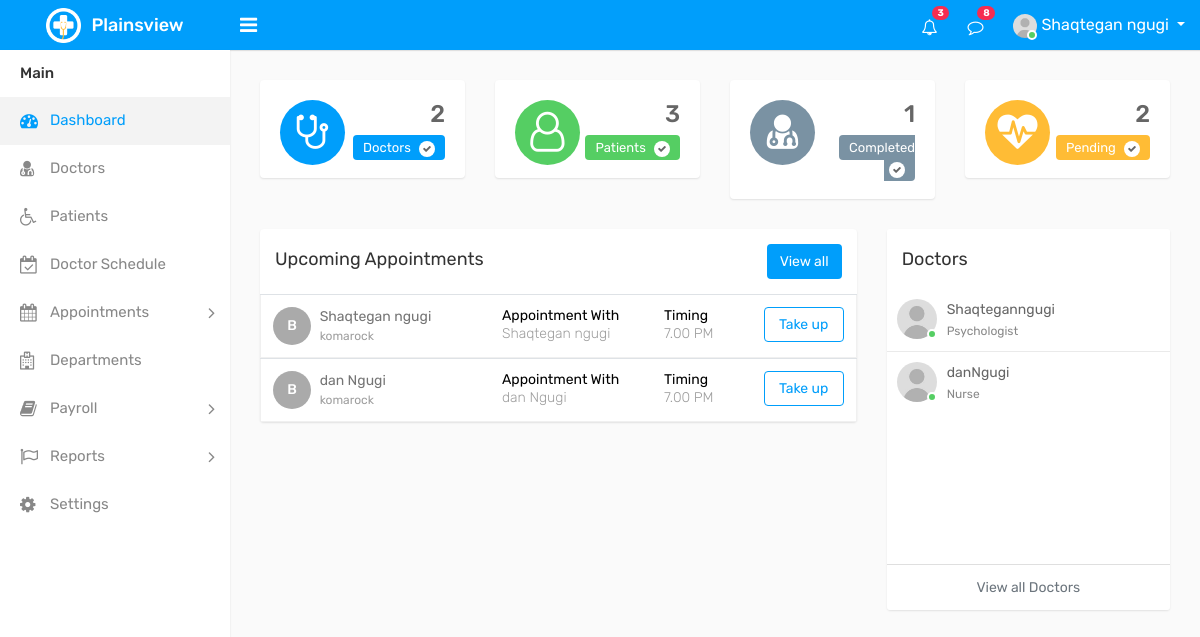
Screenshot of /doctor/index.php (signed in) with the database file from the repository.
### tables this page shows
CREATE TABLE `doctor` (
  `doctor_id` int(11) NOT NULL,
  `first_name` varchar(100) NOT NULL,
  `last_name` varchar(20) NOT NULL,
  `email` varchar(255) NOT NULL,
  `phone` varchar(20) NOT NULL,
  `specialization_id` int(11) DEFAULT NULL,
  `Status` enum('Active','Inactive') DEFAULT NULL,
  `password` varchar(255) NOT NULL,
  `address` varchar(255) NOT NULL,
  `image` varchar(255) DEFAULT NULL,
  `date_joined` timestamp NOT NULL DEFAULT current_timestamp() ON UPDATE current_timestamp(),
  `specialization` varchar(255) NOT NULL
);

CREATE TABLE `appointment` (
  `appointment_id` int(11) NOT NULL,
  `appointment_date` date NOT NULL,
  `appointment_time` time NOT NULL,
  `doctor_id` int(11) NOT NULL,
  `patient_id` int(11) NOT NULL,
  `email` varchar(20) NOT NULL,
  `phone_no` int(11) NOT NULL,
  `specialization` varchar(255) NOT NULL,
  `status` enum('pending','approved','cancelled') NOT NULL,
  `message` varchar(100) NOT NULL
);

CREATE TABLE `patients` (
  `patient_id` int(11) NOT NULL,
  `Address` varchar(100) NOT NULL,
  `date_of_birth` date NOT NULL,
  `email` varchar(255) NOT NULL,
  `first_name` varchar(255) NOT NULL,
  `last_name` varchar(20) NOT NULL,
  `image` varchar(255) NOT NULL,
  `password` varchar(255) NOT NULL,
  `gender` varchar(255) NOT NULL,
  `phone` varchar(100) NOT NULL
);

### doctor/index.php (the view, shortened to what this page needs)
<?php include('includes/dbconfig.php');
include('includes/dbconfig.php');
include('includes/header.php');
include('includes/sidebar.php');
?>
<div class="page-wrapper">
    <div class="content">
        <div class="row">
            <div class="col-md-6 col-sm-6 col-lg-6 col-xl-3">
                <div class="dash-widget">
                    <span class="dash-widget-bg1"><i class="fa fa-stethoscope" aria-hidden="true"></i></span>
                    <div class="dash-widget-info text-right">
                        <?php
                        $result = mysqli_query($conn, "SELECT count(*) as totalDoctors FROM doctor");
                        $data = mysqli_fetch_assoc($result);
                        ?>
                        <h3><?php echo $data['totalDoctors']; ?></h3>
                        <span class="widget-title1">Doctors <i class="fa fa-check" aria-hidden="true"></i></span>
                    </div>
                </div>
            </div>
            <div class="col-md-6 col-sm-6 col-lg-6 col-xl-3">
                <div class="dash-widget">
                    <span class="dash-widget-bg2"><i class="fa fa-user-o"></i></span>
                    <div class="dash-widget-info text-right">
                        <?php
                        $result = mysqli_query($conn, "SELECT count(*) as totalPatients FROM patients");
                        $data = mysqli_fetch_assoc($result);
                        ?>
                        <h3><?php echo $data['totalPatients']; ?></h3>
                        <span class="widget-title2">Patients <i class="fa fa-check" aria-hidden="true"></i></span>
                    </div>
                </div>
            </div>
            <div class="col-md-6 col-sm-6 col-lg-6 col-xl-3">
                <div class="dash-widget">
                    <span class="dash-widget-bg3"><i class="fa fa-user-md" aria-hidden="true"></i></span>
                    <div class="dash-widget-info text-right">
                        <?php $result = mysqli_query($conn, "SELECT COUNT(*) AS totalAttended FROM appointment WHERE status =
                        'Approved'");
                        $data = mysqli_fetch_assoc($result);
                        $totalAttended = $data['totalAttended'];
                        ?>
                        <h3><?php echo $totalAttended; ?></h3>
                        <span class="widget-title3">Completed<i class="fa fa-check" aria-hidden="true"></i></span>
                    </div>
                </div>
            </div>
            <div class="col-md-6 col-sm-6 col-lg-6 col-xl-3">
                <div class="dash-widget">
                    <span class="dash-widget-bg4"><i class="fa fa-heartbeat" aria-hidden="true"></i></span>
                    <div class="dash-widget-info text-right">
                        <?php $result = mysqli_query($conn, "SELECT COUNT(*) AS totalAttended FROM appointment WHERE status =
                        'pending'");
                        $data = mysqli_fetch_assoc($result);
                        $totalAttended = $data['totalAttended'];
                        ?>
                        <h3><?php echo $totalAttended; ?></h3>
                        <span class="widget-title4">Pending <i class="fa fa-check" aria-hidden="true"></i></span>
                    </div>
                </div>
            </div>
        </div>
        <div class="row">
            <div class="col-12 col-md-6 col-lg-8 col-xl-8">
                <div class="card">
                    <div class="card-header">
                        <h4 class="card-title d-inline-block">Upcoming Appointments</h4> <a href="appointments.html"
                            class="btn btn-primary float-right">View all</a>
                    </div>
                    <div class="card-body p-0">
                        <?php
                        $sql = "SELECT appointment.*, patients.first_name, patients.last_name,patients.Address,doctor.first_name,doctor.last_name
                        FROM appointment
                        INNER JOIN patients ON appointment.patient_id = patients.patient_id
                        INNER JOIN doctor ON appointment.doctor_id = doctor.doctor_id WHERE appointment.status='pending'
                       ";
                        $result = mysqli_query($conn, $sql);
                        while ($row = mysqli_fetch_assoc($result)) {
                        ?>
                        <div class="table-responsive">
                            <table class="table mb-0">
                                <tbody>
                                    <tr>
                                        <td style="min-width: 200px;">
                                            <a class="avatar" href="profile.html">B</a>
                                            <h2><a href="profile.html"><?php echo $row['first_name'] . ' ' . $row['last_name'] ?>
                                                    <span>
                                                        <?php echo $row['Address'] ?>
                                                    </span></a>
                                            </h2>
                                        </td>
                                        <td>
                                            <h5 class="time-title p-0">Appointment With</h5>
                                            <p>
                                                <?php echo $row['first_name'] . ' ' . $row['last_name'] ?>
                                            </p>
                                        </td>
                                        <td>
                                            <h5 class="time-title p-0">Timing</h5>
                                            <p>7.00 PM</p>
                                        </td>
                                        <td class="text-right">
                                            <a href="appointments.html" class="btn btn-outline-primary take-btn">Take
                                                up</a>
                                        </td>
                                        <?php } ?>
                                </tbody>
                            </table>
                        </div>
                    </div>
                </div>
            </div>
            <div class="col-12 col-md-6 col-lg-4 col-xl-4">
                <div class="card member-panel">
                    <div class="card-header bg-white">
                        <h4 class="card-title mb-0">Doctors</h4>
                    </div>
                    <div class="card-body">
                        <ul class="contact-list">
                            <?php
                            $sqlDoctorsList = "SELECT * FROM doctor LIMIT 5";
                            $resultDoctorsList = mysqli_query($conn, $sqlDoctorsList);
                            while ($row = mysqli_fetch_assoc($resultDoctorsList)) {
                            ?>
                            <li>
                                <div class="contact-cont">
                                    <div class="float-left user-img m-r-10">
                                        <a href="profile.html"
                                            title="<_?php echo $row['first_name'] .''. $row['last_name']; ?>">
                                            <img src="assets/img/user.jpg" alt="" class="w-40 rounded-circle">
                                            <span class="status online"></span>
                                        </a>
                                    </div>
                                    <div class="contact-info">
                                        <span class="contact-name text-ellipsis">
                                            <?php echo $row['first_name'] . '' .
                                                    $row['last_name']; ?>
                                        </span>
                                        <span class="contact-date"><?php echo $row['specialization']; ?></span>
                                    </div>
                                </div>
                            </li>
                            <?php } ?>
                        </ul>
                    </div>
                    <div class="card-footer text-center bg-white">
                        <a href="doctors.php" class="text-muted">View all Doctors</a>
                    </div>
                </div>
            </div>
        </div>
    </div>
</div>
</div>
</div>
</body>
</html>

### doctor/includes/header.php (shortened to what this page needs)
<?php
include('includes/dbconfig.php');
$doctor_id = $_SESSION['doctor_id'];
$sql = "SELECT * FROM  doctor where doctor_id=?";
$stm = $conn->prepare($sql);
$stm->bind_param("i", $doctor_id);
$stm->execute();
$results = $stm->get_result();
while ($row = $results->fetch_object()) {
?>
<!DOCTYPE html>
<html lang="en">
<head>
    <link rel="stylesheet" type="text/css" href="assets/css/bootstrap.min.css">
    <link rel="stylesheet" type="text/css" href="assets/css/font-awesome.min.css">
    <link rel="stylesheet" type="text/css" href="assets/css/style.css">
</head>
<body>
    <div class="main-wrapper">
        <div class="header">
            <div class="header-left">
                <a href="index-2.html" class="logo">
                    <img src="assets/img/logo.png" width="35" height="35" alt=""> <span>Plainsview</span>
                </a>
            </div>
            <a id="toggle_btn" href="javascript:void(0);"><i class="fa fa-bars"></i></a>
            <ul class="nav user-menu float-right">
                <li class="nav-item dropdown d-none d-sm-block">
                    <a href="#" class="dropdown-toggle nav-link" data-toggle="dropdown"><i class="fa fa-bell-o"></i>
                        <span class="badge badge-pill bg-danger float-right">3</span></a>
                </li>
                <li class="nav-item dropdown d-none d-sm-block">
                    <a href="javascript:void(0);" id="open_msg_box" class="hasnotifications nav-link"><i
                            class="fa fa-comment-o"></i> <span
                            class="badge badge-pill bg-danger float-right">8</span></a>
                </li>
                <li class="nav-item dropdown has-arrow">
                    <a href="#" class="dropdown-toggle nav-link user-link" data-toggle="dropdown">
                        <span class="user-img">
                            <img class="rounded-circle" src="assets/img/user.jpg" width="24" alt="Admin">
                            <span class="status online"></span>
                        </span>
                        <span>
                            <?php echo $row->first_name; ?> <?php echo $row->last_name; ?>
                        </span>
                    </a>
                </li>
            </ul>
        </div>
        <?php } ?>

### rows the page displays
doctor: first_name "Shaqtegan", last_name "ngugi", specialization "Psychologist"
appointment: doctor.first_name "Shaqtegan", doctor.last_name "ngugi", patient.Address "komarock"
appointment: doctor.first_name "dan", doctor.last_name "Ngugi", patient.Address "komarock"
doctor: first_name "dan", last_name "Ngugi", specialization "Nurse"

### other values shown
$data['totalDoctors'] "2"
$data['totalPatients'] "3"
$totalAttended "1"
$totalAttended "2"
